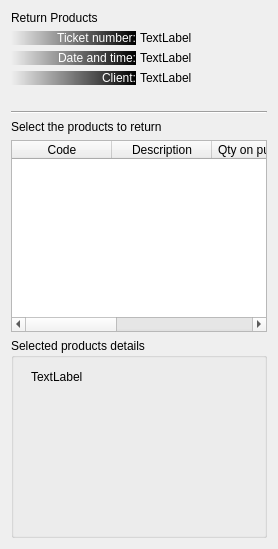
      <widget class="QWidget" name="pageReturnProduct">
       <layout class="QVBoxLayout" name="verticalLayout_3">
        <item>
         <widget class="QLabel" name="label_4">
          <property name="text">
           <string>Return Products</string>
          </property>
         </widget>
        </item>
        <item>
         <layout class="QGridLayout" name="gridLayout">
          <property name="horizontalSpacing">
           <number>4</number>
          </property>
          <property name="verticalSpacing">
           <number>6</number>
          </property>
          <item row="0" column="0">
           <widget class="QLabel" name="label_6">
            <property name="minimumSize">
             <size>
              <width>125</width>
              <height>0</height>
             </size>
            </property>
            <property name="styleSheet">
             <string notr="true">background-color: qlineargradient(spread:pad, x1:0, y1:0, x2:1, y2:0, stop:1 rgba(0, 0, 0, 255), stop:0 rgba(255, 255, 255, 0));
color: rgb(255, 255, 255);
font: 75 9pt &quot;Lucida Grande&quot;;</string>
            </property>
            <property name="text">
             <string>Ticket number:</string>
            </property>
            <property name="alignment">
             <set>Qt::AlignRight|Qt::AlignTrailing|Qt::AlignVCenter</set>
            </property>
           </widget>
          </item>
          <item row="0" column="1">
           <widget class="QLabel" name="label_9">
            <property name="sizePolicy">
             <sizepolicy hsizetype="Maximum" vsizetype="Preferred">
              <horstretch>0</horstretch>
              <verstretch>0</verstretch>
             </sizepolicy>
            </property>
            <property name="text">
             <string>TextLabel</string>
            </property>
           </widget>
          </item>
          <item row="1" column="0">
           <widget class="QLabel" name="label_7">
            <property name="minimumSize">
             <size>
              <width>125</width>
              <height>0</height>
             </size>
            </property>
            <property name="styleSheet">
             <string notr="true">background-color: qlineargradient(spread:pad, x1:0, y1:0, x2:1, y2:0, stop:1 rgba(0, 0, 0, 255), stop:0 rgba(255, 255, 255, 0));
color: rgb(255, 255, 255);
font: 75 9pt &quot;Lucida Grande&quot;;</string>
            </property>
            <property name="text">
             <string>Date and time:</string>
            </property>
            <property name="alignment">
             <set>Qt::AlignRight|Qt::AlignTrailing|Qt::AlignVCenter</set>
            </property>
           </widget>
          </item>
          <item row="1" column="1">
           <widget class="QLabel" name="label_10">
            <property name="sizePolicy">
             <sizepolicy hsizetype="Maximum" vsizetype="Preferred">
              <horstretch>0</horstretch>
              <verstretch>0</verstretch>
             </sizepolicy>
            </property>
            <property name="text">
             <string>TextLabel</string>
            </property>
           </widget>
          </item>
          <item row="2" column="0">
           <widget class="QLabel" name="label_8">
            <property name="minimumSize">
             <size>
              <width>125</width>
              <height>0</height>
             </size>
            </property>
            <property name="styleSheet">
             <string notr="true">background-color: qlineargradient(spread:pad, x1:0, y1:0, x2:1, y2:0, stop:1 rgba(0, 0, 0, 255), stop:0 rgba(255, 255, 255, 0));
color: rgb(255, 255, 255);
font: 75 9pt &quot;Lucida Grande&quot;;</string>
            </property>
            <property name="text">
             <string>Client:</string>
            </property>
            <property name="alignment">
             <set>Qt::AlignRight|Qt::AlignTrailing|Qt::AlignVCenter</set>
            </property>
           </widget>
          </item>
          <item row="2" column="1">
           <widget class="QLabel" name="label_11">
            <property name="sizePolicy">
             <sizepolicy hsizetype="MinimumExpanding" vsizetype="Preferred">
              <horstretch>0</horstretch>
              <verstretch>0</verstretch>
             </sizepolicy>
            </property>
            <property name="text">
             <string>TextLabel</string>
            </property>
           </widget>
          </item>
         </layout>
        </item>
        <item>
         <spacer name="verticalSpacer_2">
          <property name="orientation">
           <enum>Qt::Vertical</enum>
          </property>
          <property name="sizeType">
           <enum>QSizePolicy::Minimum</enum>
          </property>
          <property name="sizeHint" stdset="0">
           <size>
            <width>20</width>
            <height>20</height>
           </size>
          </property>
         </spacer>
        </item>
        <item>
         <widget class="Line" name="line">
          <property name="orientation">
           <enum>Qt::Horizontal</enum>
          </property>
         </widget>
        </item>
        <item>
         <widget class="QLabel" name="label_3">
          <property name="text">
           <string>Select the products to return</string>
          </property>
         </widget>
        </item>
        <item>
         <widget class="QTableWidget" name="tableReturnProducts">
          <column>
           <property name="text">
            <string>Code</string>
           </property>
          </column>
          <column>
           <property name="text">
            <string>Description</string>
           </property>
          </column>
          <column>
           <property name="text">
            <string>Qty on purchase</string>
           </property>
          </column>
          <column>
           <property name="text">
            <string>Price</string>
           </property>
          </column>
          <column>
           <property name="text">
            <string>Qty to return</string>
           </property>
          </column>
         </widget>
        </item>
        <item>
         <widget class="QGroupBox" name="groupBox">
          <property name="minimumSize">
           <size>
            <width>0</width>
            <height>200</height>
           </size>
          </property>
          <property name="title">
           <string>Selected products details</string>
          </property>
          <widget class="QLabel" name="lblReturnProdQty">
           <property name="geometry">
            <rect>
             <x>20</x>
             <y>30</y>
             <width>57</width>
             <height>17</height>
            </rect>
           </property>
           <property name="frameShape">
            <enum>QFrame::NoFrame</enum>
           </property>
           <property name="text">
            <string>TextLabel</string>
           </property>
          </widget>
         </widget>
        </item>
       </layout>
      </widget>
